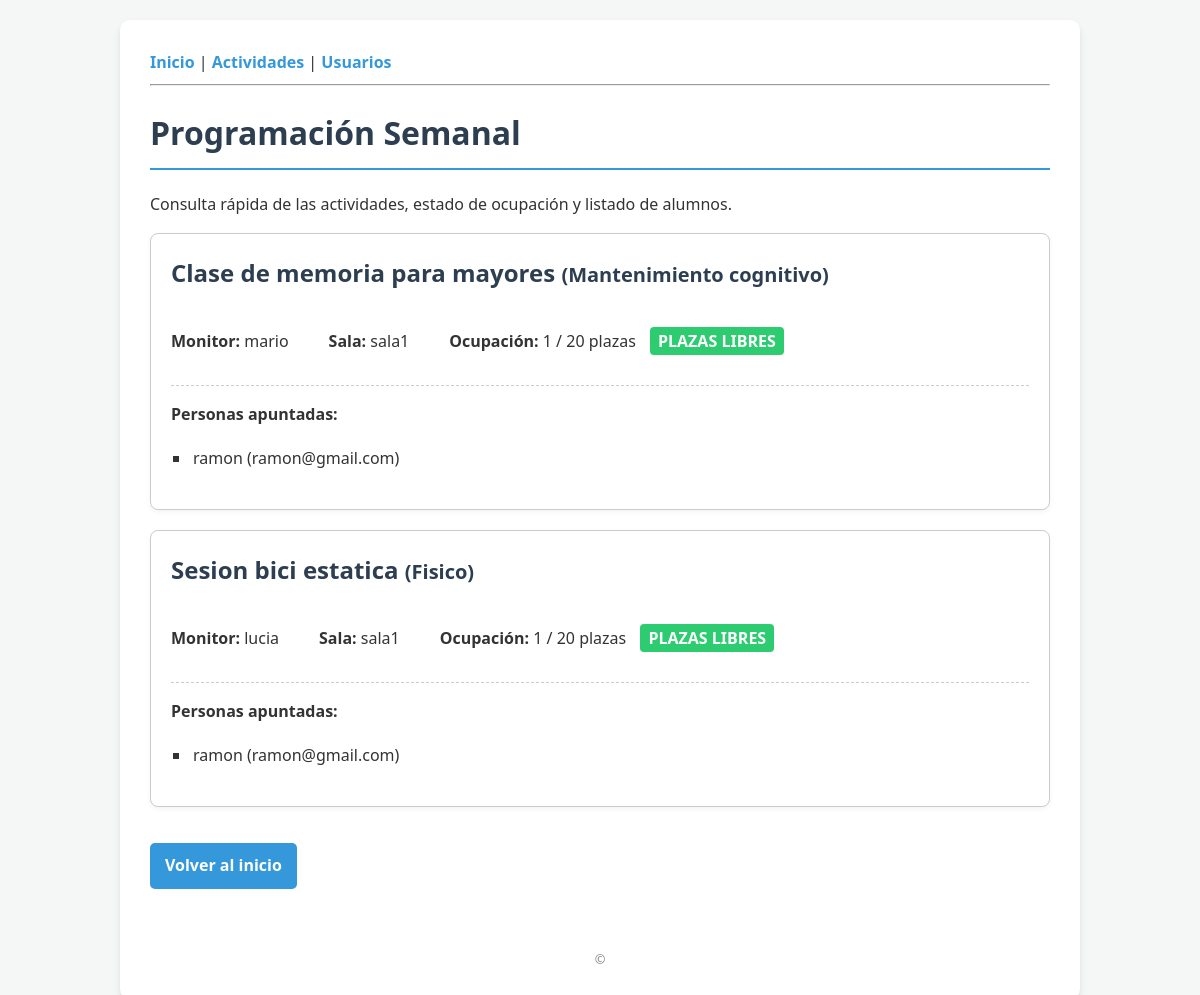
Before: /programacion/ with the older database file.
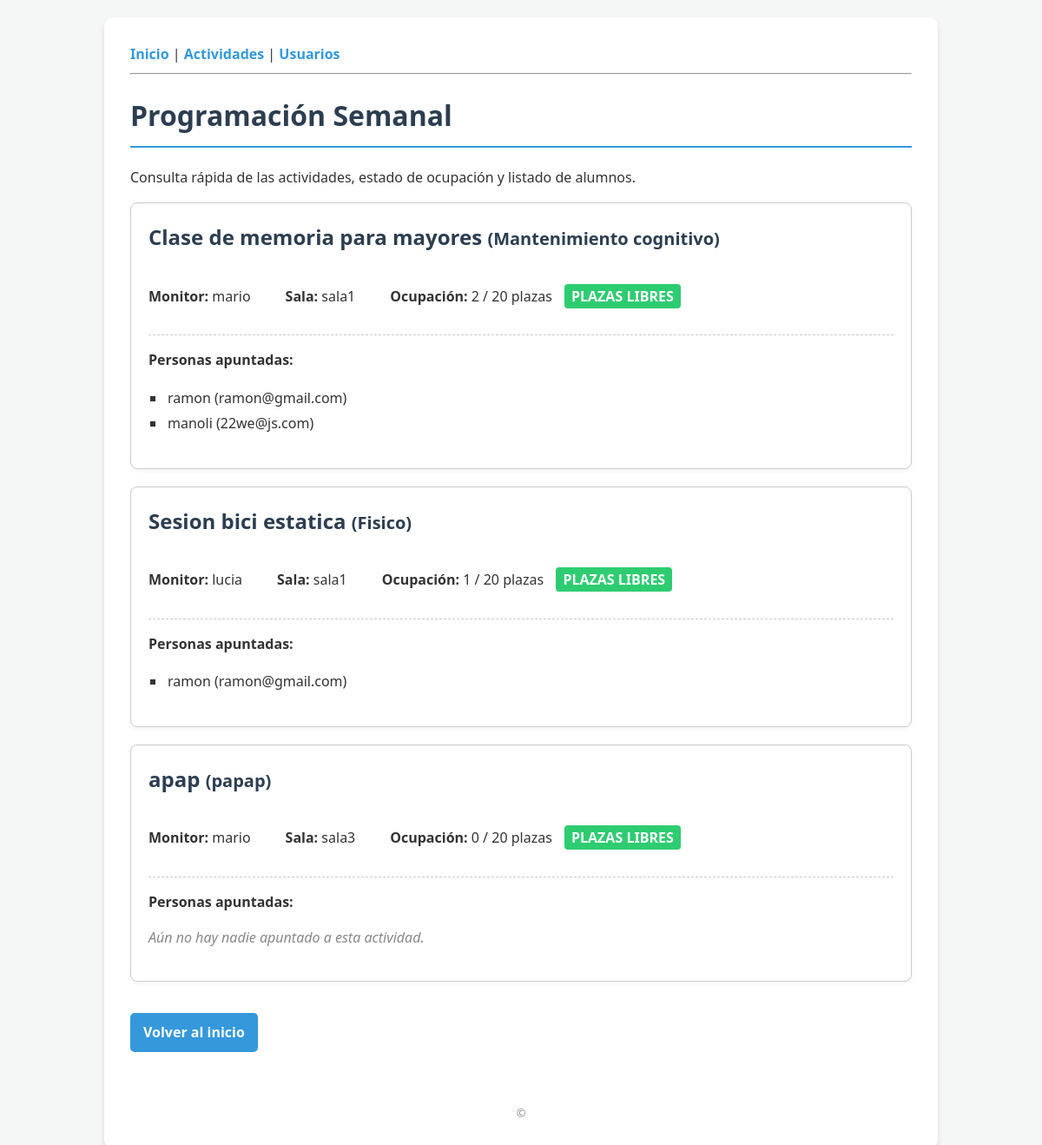
After: the same page with the newer database file.
### gestion/models.py (models this page shows, shortened)
class Actividad(models.Model):
    nombre = models.CharField(max_length=150)
    tipo = models.CharField(max_length=100)
    horario = models.CharField(max_length=100)
    descripcion = models.TextField()
    duracion = models.IntegerField(help_text="Duración en minutos")
    plazas_disponibles = models.IntegerField()
    monitor = models.ForeignKey(Monitor, on_delete=models.SET_NULL, null=True, related_name='actividades')
    sala_principal = models.ForeignKey(Sala, on_delete=models.SET_NULL, null=True, related_name='actividades_principales')
    salas_secundarias = models.ManyToManyField(Sala, blank=True, related_name='actividades_secundarias')
    usuarios_inscritos = models.ManyToManyField(Usuario, blank=True, related_name='actividades')

class Monitor(models.Model):
    nombre = models.CharField(max_length=100)
    especializacion = models.CharField(max_length=100)

class Sala(models.Model):
    nombre = models.CharField(max_length=100)
    capacidad = models.IntegerField()
    ubicacion = models.CharField(max_length=200)
    responsable = models.OneToOneField(ResponsableSala, on_delete=models.SET_NULL, null=True, blank=True)

class Usuario(models.Model):
    nombre = models.CharField(max_length=100)
    edad = models.IntegerField()
    email = models.EmailField(unique=True)
    telefono = models.CharField(max_length=20)

### gestion/views.py (the view)
# urls.py: path('programacion/', views.programacion_semanal, name='programacion_semanal'),
def programacion_semanal(request):
    actividades = Actividad.objects.all()
    return render(request, 'gestion/programacion.html', {'actividades': actividades})

### gestion/templates/gestion/programacion.html
{% extends 'gestion/base.html' %}
{% block contenido %}
    <h1> Programación Semanal</h1>
    <p>Consulta rápida de las actividades, estado de ocupación y listado de alumnos.</p>
    <div style="display: grid; gap: 20px;">
        {% for act in actividades %}
        <div style="border: 1px solid #ccc; padding: 20px; border-radius: 8px; background: white; box-shadow: 0 2px 5px rgba(0,0,0,0.05);">
            <h2 style="color: var(--primary); margin-top: 0;">{{ act.nombre }} <small>({{ act.tipo }})</small></h2>
            <div style="display: flex; gap: 40px; margin-bottom: 15px;">
                <p><strong> Monitor:</strong> {{ act.monitor.nombre }}</p>
                <p><strong> Sala:</strong> {{ act.sala_principal.nombre|default:"Sin asignar" }}</p>
                {% with inscritos=act.usuarios_inscritos.count %}
                <p>
                    <strong> Ocupación:</strong> {{ inscritos }} / {{ act.plazas_disponibles }} plazas
                    {% if inscritos >= act.plazas_disponibles %}
                        <span style="color: white; background-color: #e74c3c; padding: 3px 8px; border-radius: 4px; font-weight: bold; margin-left: 10px;">COMPLETO</span>
                    {% else %}
                        <span style="color: white; background-color: #2ecc71; padding: 3px 8px; border-radius: 4px; font-weight: bold; margin-left: 10px;">PLAZAS LIBRES</span>
                    {% endif %}
                </p>
            </div>
            <hr style="border: 0; border-top: 1px dashed #ccc;">
            <p><strong> Personas apuntadas:</strong></p>
            {% if inscritos > 0 %}
                <ul style="list-style-type: square; margin-left: 20px;">
                {% for usuario in act.usuarios_inscritos.all %}
                    <li style="background: none; border: none; padding: 2px; margin: 0;">{{ usuario.nombre }} ({{ usuario.email }})</li>
                {% endfor %}
                </ul>
            {% else %}
                <p style="color: #888;"><i>Aún no hay nadie apuntado a esta actividad.</i></p>
            {% endif %}
            {% endwith %}
        </div>
        {% empty %}
        <p>No hay actividades programadas en el sistema.</p>
        {% endfor %}
    </div>
    <br>
    <a href="{% url 'inicio' %}" class="btn">Volver al inicio</a>
{% endblock %}

### gestion/templates/gestion/base.html (shortened to what this page needs)
<!DOCTYPE html>
<html lang="es">
<head>
</head>
<body>
    <div class="container">
        <nav>
            <a href="{% url 'inicio' %}"> Inicio</a> |
            <a href="{% url 'lista_actividades' %}"> Actividades</a> |
            <a href="{% url 'lista_usuarios' %}"> Usuarios</a>
        </nav>
        <hr>
        {% block contenido %}
        {% endblock %}
        <footer style="margin-top: 50px; font-size: 0.8em; color: #888; text-align: center;">
            &copy;
        </footer>
    </div>
</body>
</html>

### gestion/templates/gestion/base.html (style rules this page uses)
:root { --primary: #2c3e50; --secondary: #3498db; --accent: #e74c3c; --bg: #f4f7f6; --text: #333; }
body { font-family: 'Segoe UI', Tahoma, Geneva, Verdana, sans-serif; background-color: var(--bg); color: var(--text); line-height: 1.6; margin: 0; padding: 20px; }
.container { max-width: 900px; margin: 0 auto; background: white; padding: 30px; border-radius: 10px; box-shadow: 0 4px 6px rgba(0,0,0,0.1); }
h1 { color: var(--primary); border-bottom: 2px solid var(--secondary); padding-bottom: 10px; }
a { color: var(--secondary); text-decoration: none; font-weight: bold; }
.btn { display: inline-block; padding: 10px 15px; background: var(--secondary); color: white !important; border-radius: 5px; margin: 10px 0; }
ul { padding: 0; list-style: none; }
li { background: #f9f9f9; margin: 10px 0; padding: 15px; border-radius: 5px; border-left: 5px solid var(--secondary); }

Changed rows visible on the page:
changed Actividad "Clase de memoria para mayores": gains Usuario (nombre "manoli", email "22we@js.com"); usuarios_inscritos.count "1" → "2"
added Actividad: nombre "apap", tipo "papap", monitor.nombre "mario", sala_principal.nombre "sala3", usuarios_inscritos.count "0", plazas_disponibles "20", shows "PLAZAS LIBRES", shows "Aún no hay nadie apuntado a esta actividad."
